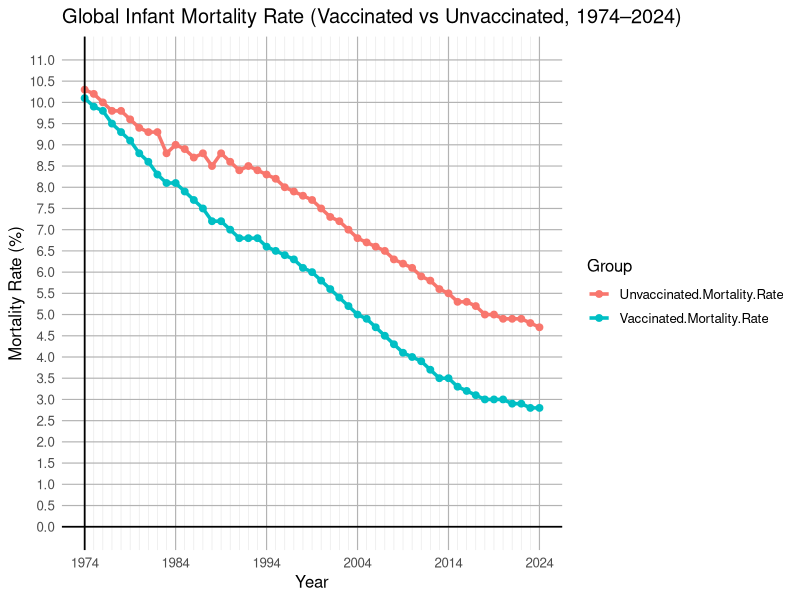
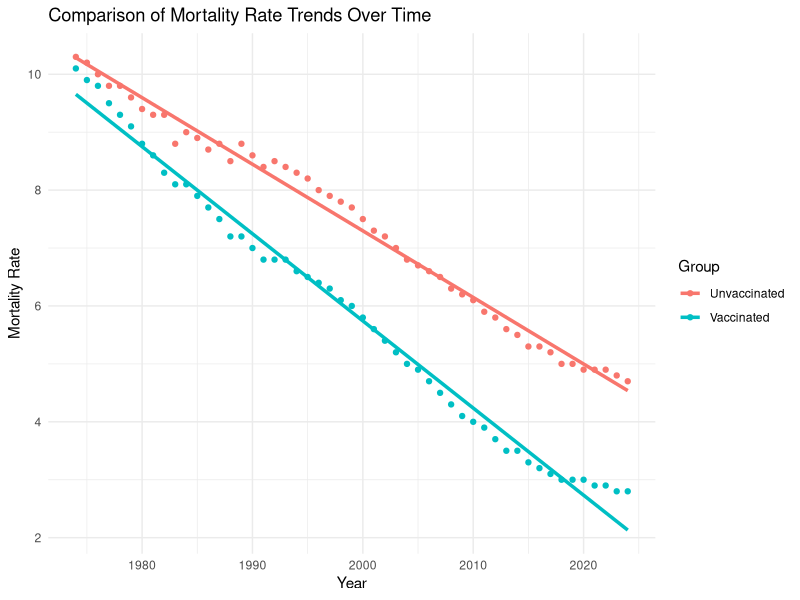

Recreate these plots in R, in order.
## ---- chunk 1
knitr::opts_chunk$set(echo = TRUE)
## ---- chunk 2

## ---- chunk 3
library(ggplot2)
library(tidyr)

data <- read.csv("Globalinfantmortalityrate.csv")

# Change the formatting for graph type
data_long <- pivot_longer(data,
                          cols = c("Vaccinated.Mortality.Rate", "Unvaccinated.Mortality.Rate"),
                          names_to = "Group",
                          values_to = "MortalityRate")

# Creating the plot
ggplot(data_long, aes(x = Year, y = MortalityRate, color = Group)) +
  geom_line(size = 1.2) +
  geom_point(size = 2) +
  
  # Solid Axis Lines and line spacing
  geom_hline(yintercept = 0, color = "black", size = 0.6) +
  geom_vline(xintercept = min(data_long$Year), color = "black", size = 0.6) +
  
  scale_y_continuous(
    limits = c(0, 11),
    breaks = seq(0, 11, by = 0.5),   
    minor_breaks = NULL              
  ) +
  scale_x_continuous(
    breaks = seq(min(data_long$Year), max(data_long$Year), by = 10),  
    minor_breaks = data_long$Year                                     
  ) +
  
  # Line colors for the faded/more solid colored lines
  theme_minimal(base_size = 12) +
  theme(
    panel.grid.minor = element_line(color = "gray90", size = 0.2),
    panel.grid.major = element_line(color = "gray70", size = 0.4),   
    panel.border = element_blank(),                                  
    axis.line = element_blank()                                      
  ) +
  
  labs(
    title = "Global Infant Mortality Rate (Vaccinated vs Unvaccinated, 1974–2024)",
    x = "Year",
    y = "Mortality Rate (%)",
    color = "Group"
  )
## ---- chunk 4
data <- read.csv("Globalinfantmortalityrate.csv")

# Slope for Vaccinated
model_vax <- lm(Vaccinated.Mortality.Rate ~ Year, data = data)

# Slope for Unvaccinated
model_unvax <- lm(Unvaccinated.Mortality.Rate ~ Year, data = data)

summary(model_vax)$coefficients
summary(model_unvax)$coefficients

slope_vax <- coef(model_vax)[2]
slope_unvax <- coef(model_unvax)[2]

cat("Vaccinated slope:", slope_vax, "\n")
cat("Unvaccinated slope:", slope_unvax, "\n")

#If the p-value for that term is < 0.05, the slopes are significantly different.
#If the p-value is > 0.05, the slopes are not significantly different.

# Reshape the data
data_long <- data.frame(
  Year = rep(data$Year, 2),
  Mortality = c(data$Vaccinated.Mortality.Rate, data$Unvaccinated.Mortality.Rate),
  Group = rep(c("Vaccinated", "Unvaccinated"), each = nrow(data))
)
model <- lm(Mortality ~ Year * Group, data = data_long)
summary(model)

library(ggplot2)

ggplot(data_long, aes(x = Year, y = Mortality, color = Group)) +
  geom_point() +
  geom_smooth(method = "lm", se = FALSE, lwd = 1.2) +
  theme_minimal() +
  labs(title = "Comparison of Mortality Rate Trends Over Time",
       y = "Mortality Rate",
       x = "Year")
